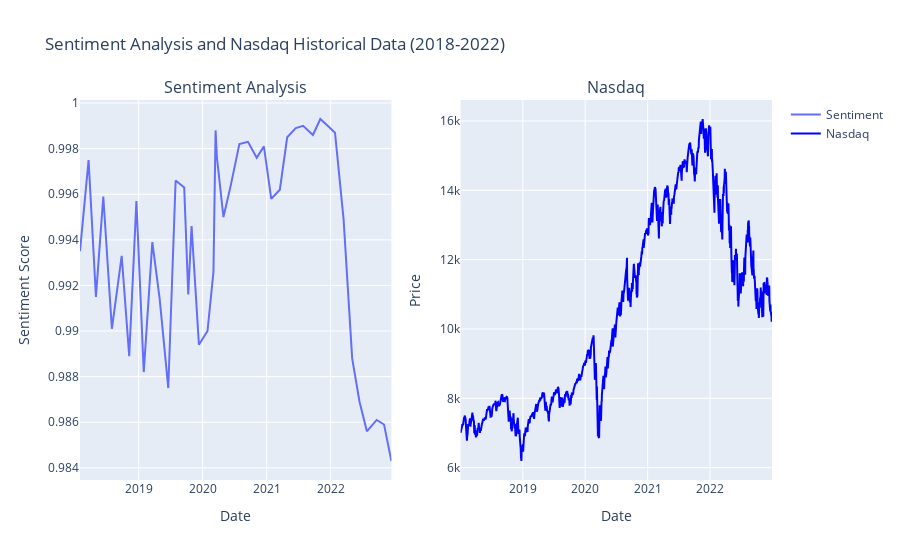

Notebook source saved alongside this figure:
### Code cell
# Create subplots with different y-axes scales
fig = make_subplots(rows=1, cols=2, subplot_titles=("Sentiment Analysis", "Nasdaq"))
fig.update_xaxes(title_text="Date")

# Add Sentiment Analysis line chart to the left subplot
fig.add_trace(go.Scatter(x=date_labels, y=sentiments, name="Sentiment", mode="lines"), row=1, col=1)
fig.update_yaxes(title_text="Sentiment Score", row=1, col=1)

# Add S&P 500 line chart to the right subplot
fig.add_trace(go.Scatter(x=nasdaq_data.index, y=nasdaq_data['Close'], name="Nasdaq", mode="lines", line=dict(color='blue')), row=1, col=2)
fig.update_yaxes(title_text="Price", row=1, col=2)

# Customize the layout
fig.update_layout(title_text="Sentiment Analysis and Nasdaq Historical Data (2018-2022)")

# Show the combined chart
fig.show()

### Figure 1 — Plotly figure (JSON) as saved in the notebook; plotly's stock layout.template omitted (floating-point values rounded to 4 significant figures; data arrays with more than 128 entries replaced by an {"elided": "..."} marker saying what was removed)
{"data": [{"mode": "lines", "name": "Sentiment", "type": "scatter", "x": ["2018-01-31", "2018-03-21", "2018-05-02", "2018-06-13", "2018-08-01", "2018-09-26", "2018-11-08", "2018-12-19", "2019-01-30", "2019-03-20", "2019-05-01", "2019-06-19", "2019-07-31", "2019-09-18", "2019-10-11", "2019-10-30", "2019-12-11", "2020-01-29", "2020-03-03", "2020-03-15", "2020-03-23", "2020-04-29", "2020-06-10", "2020-07-29", "2020-09-16", "2020-11-05", "2020-12-16", "2021-01-27", "2021-03-17", "2021-04-28", "2021-06-16", "2021-07-28", "2021-09-22", "2021-11-03", "2021-12-15", "2022-01-26", "2022-03-16", "2022-05-04", "2022-06-15", "2022-07-27", "2022-09-21", "2022-11-02", "2022-12-14"], "xaxis": "x", "y": [0.9935, 0.9975, 0.9915, 0.9959, 0.9901, 0.9933, 0.9889, 0.9957, 0.9882, 0.9939, 0.9914, 0.9875, 0.9966, 0.9963, 0.9916, 0.9946, 0.9894, 0.99, 0.9926, 0.9988, 0.9976, 0.995, 0.9964, 0.9982, 0.9983, 0.9976, 0.9981, 0.9958, 0.9962, 0.9985, 0.9989, 0.999, 0.9986, 0.9993, 0.999, 0.9987, 0.9949, 0.9888, 0.9869, 0.9856, 0.9861, 0.9859, 0.9843], "yaxis": "y"}, {"line": {"color": "blue"}, "mode": "lines", "name": "Nasdaq", "type": "scatter", "x": {"elided": "1259 str values"}, "xaxis": "x2", "y": {"elided": "1259 float values"}, "yaxis": "y2"}], "layout": {"annotations": [{"font": {"size": 16}, "showarrow": false, "text": "Sentiment Analysis", "x": 0.225, "xanchor": "center", "xref": "paper", "y": 1, "yanchor": "bottom", "yref": "paper"}, {"font": {"size": 16}, "showarrow": false, "text": "Nasdaq", "x": 0.775, "xanchor": "center", "xref": "paper", "y": 1, "yanchor": "bottom", "yref": "paper"}], "title": {"text": "Sentiment Analysis and Nasdaq Historical Data (2018-2022)"}, "xaxis": {"anchor": "y", "domain": [0, 0.45], "title": {"text": "Date"}}, "xaxis2": {"anchor": "y2", "domain": [0.55, 1], "title": {"text": "Date"}}, "yaxis": {"anchor": "x", "domain": [0, 1], "title": {"text": "Sentiment Score"}}, "yaxis2": {"anchor": "x2", "domain": [0, 1], "title": {"text": "Price"}}}}
